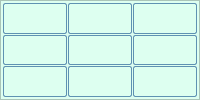
       <widget class="QFrame" name="frameB2">
        <property name="sizePolicy">
         <sizepolicy hsizetype="Expanding" vsizetype="Expanding">
          <horstretch>0</horstretch>
          <verstretch>0</verstretch>
         </sizepolicy>
        </property>
        <property name="styleSheet">
         <string notr="true">QFrame {background-color: rgb(221, 255, 240);}</string>
        </property>
        <property name="frameShape">
         <enum>QFrame::StyledPanel</enum>
        </property>
        <property name="frameShadow">
         <enum>QFrame::Raised</enum>
        </property>
        <layout class="QGridLayout" name="gridLayout_6">
         <property name="leftMargin">
          <number>2</number>
         </property>
         <property name="topMargin">
          <number>2</number>
         </property>
         <property name="rightMargin">
          <number>2</number>
         </property>
         <property name="bottomMargin">
          <number>2</number>
         </property>
         <property name="spacing">
          <number>1</number>
         </property>
         <item row="0" column="0">
          <widget class="GridLabel" name="grid33">
           <property name="styleSheet">
            <string notr="true">QLabel {border-radius:2px; border:1px solid #5F92B2;}</string>
           </property>
           <property name="text">
            <string/>
           </property>
           <property name="textFormat">
            <enum>Qt::RichText</enum>
           </property>
           <property name="alignment">
            <set>Qt::AlignCenter</set>
           </property>
          </widget>
         </item>
         <item row="0" column="1">
          <widget class="GridLabel" name="grid34">
           <property name="styleSheet">
            <string notr="true">QLabel {border-radius:2px; border:1px solid #5F92B2;}</string>
           </property>
           <property name="text">
            <string/>
           </property>
           <property name="alignment">
            <set>Qt::AlignCenter</set>
           </property>
          </widget>
         </item>
         <item row="0" column="2">
          <widget class="GridLabel" name="grid35">
           <property name="styleSheet">
            <string notr="true">QLabel {border-radius:2px; border:1px solid #5F92B2;}</string>
           </property>
           <property name="text">
            <string/>
           </property>
           <property name="alignment">
            <set>Qt::AlignCenter</set>
           </property>
          </widget>
         </item>
         <item row="1" column="0">
          <widget class="GridLabel" name="grid43">
           <property name="styleSheet">
            <string notr="true">QLabel {border-radius:2px; border:1px solid #5F92B2;}</string>
           </property>
           <property name="text">
            <string/>
           </property>
           <property name="alignment">
            <set>Qt::AlignCenter</set>
           </property>
          </widget>
         </item>
         <item row="1" column="1">
          <widget class="GridLabel" name="grid44">
           <property name="styleSheet">
            <string notr="true">QLabel {border-radius:2px; border:1px solid #5F92B2;}</string>
           </property>
           <property name="alignment">
            <set>Qt::AlignCenter</set>
           </property>
          </widget>
         </item>
         <item row="1" column="2">
          <widget class="GridLabel" name="grid45">
           <property name="styleSheet">
            <string notr="true">QLabel {border-radius:2px; border:1px solid #5F92B2;}</string>
           </property>
           <property name="text">
            <string/>
           </property>
           <property name="alignment">
            <set>Qt::AlignCenter</set>
           </property>
          </widget>
         </item>
         <item row="2" column="0">
          <widget class="GridLabel" name="grid53">
           <property name="styleSheet">
            <string notr="true">QLabel {border-radius:2px; border:1px solid #5F92B2;}</string>
           </property>
           <property name="alignment">
            <set>Qt::AlignCenter</set>
           </property>
          </widget>
         </item>
         <item row="2" column="1">
          <widget class="GridLabel" name="grid54">
           <property name="styleSheet">
            <string notr="true">QLabel {border-radius:2px; border:1px solid #5F92B2;}</string>
           </property>
           <property name="alignment">
            <set>Qt::AlignCenter</set>
           </property>
          </widget>
         </item>
         <item row="2" column="2">
          <widget class="GridLabel" name="grid55">
           <property name="styleSheet">
            <string notr="true">QLabel {border-radius:2px; border:1px solid #5F92B2;}</string>
           </property>
           <property name="text">
            <string/>
           </property>
           <property name="alignment">
            <set>Qt::AlignCenter</set>
           </property>
          </widget>
         </item>
        </layout>
       </widget>
